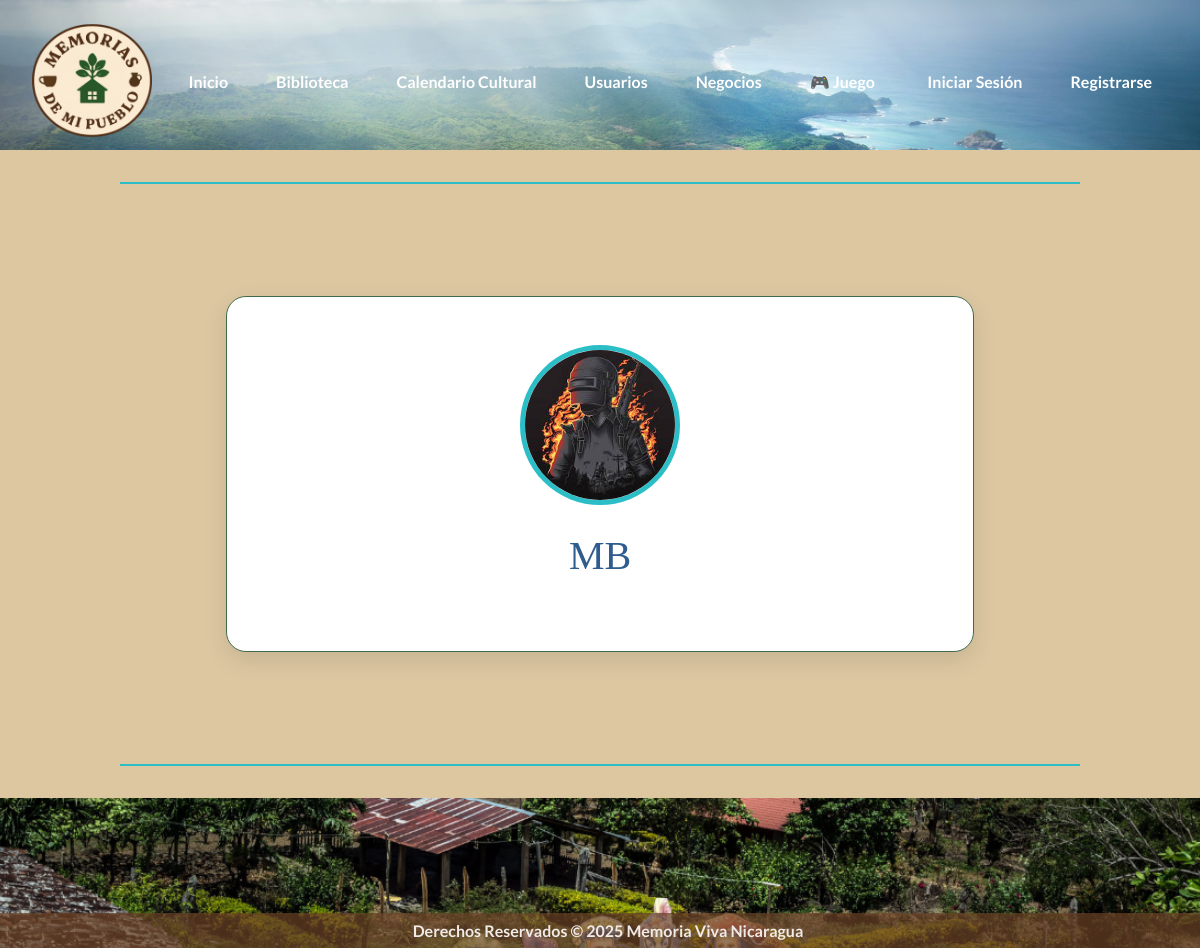
The app's page /usuarios/MB/ with its own data.
### locales/models.py (models this page shows, shortened)
class PerfilUsuario(models.Model):
    usuario = models.OneToOneField(User, on_delete=models.CASCADE)
    avatar = models.ImageField(upload_to='avatars/', blank=True, null=True)
    biografia = models.TextField(blank=True)
    telefono = models.CharField(max_length=20, blank=True)
    ubicacion = models.CharField(max_length=100, blank=True)
    RANGOS = [
        ('visitante', 'Visitante'),
        ('colaborador', 'Colaborador'),
        ('propietario', 'Propietario'),
        ('admin', 'Administrador'),
    ]
    rango = models.CharField(max_length=20, choices=RANGOS, default='visitante')

### locales/views.py (the view)
# urls.py: path('usuarios/<str:username>/', locales_views.perfil_publico, name='perfil_publico'),
def perfil_publico(request, username):
    perfil = get_object_or_404(PerfilUsuario, usuario__username=username)
    return render(request, 'usuarios/perfil_publico.html', {'perfil': perfil})

### locales/templates/usuarios/perfil_publico.html (shortened to what this page needs)
{% extends 'locales/base.html' %}
{% block content %}
<div class="perfil-container">
  {% if perfil.avatar %}
    <img src="{{ perfil.avatar.url }}" alt="Avatar de {{ perfil.usuario.username }}" class="perfil-avatar">
  {% else %}
    <img src="https://ui-avatars.com/api/?name={{ perfil.usuario.username }}&background=B85C38&color=ffffff&size=150" alt="Avatar por defecto" class="perfil-avatar">
  {% endif %}
  <div class="perfil-nombre">{{ perfil.usuario.username }}</div>
</div>
{% endblock %}

### locales/templates/locales/base.html (style rules this page uses)
:root { --color-primary: #DCC7A1; --color-nav-light: #F3E9D3; --color-secondary: #6B4226; --color-accent-1: #3F6B4C; --color-accent-2: #2F5C8F; --color-accent-3: #B85C38; --color-highlight: #2CBEC6; --color-light-beige: #F0EBE7; }
body { font-family: 'Lato', sans-serif; background-color: var(--color-primary); color: var(--color-secondary); margin: 0; display: flex; flex-direction: column; min-height: 100vh; }

### locales/templates/usuarios/perfil_publico.html (style rules this page uses)
:root { --color-arena: #DCC7A1; --color-cacao: #6B4226; --color-cafetal: #3F6B4C; --color-lago: #2F5C8F; --color-terracota: #B85C38; --color-turquesa: #2CBEC6; --color-light: #F9F6F2; --color-white: #ffffff; }
body { font-family: 'Lato', sans-serif; color: var(--color-cacao); background-color: var(--color-arena); }
.perfil-container { max-width: 650px; margin: 3rem auto; background-color: var(--color-white); border: 1px solid var(--color-cafetal); border-radius: 20px; padding: 3rem; box-shadow: 0 8px 25px rgba(0, 0, 0, 0.1); text-align: center; animation: fadeInUp 0.8s ease forwards; transition: transform 0.3s ease, box-shadow 0.3s ease; }
.perfil-avatar { width: 150px; height: 150px; border-radius: 50%; object-fit: cover; border: 5px solid var(--color-turquesa); margin-bottom: 1.5rem; transition: transform 0.3s ease; }
.perfil-nombre { font-family: 'Playfair Display', serif; font-size: 2.5rem; color: var(--color-lago); margin-bottom: 0.5rem; }

### records on screen
PerfilUsuario: avatar (picture), usuario.username "MB"
